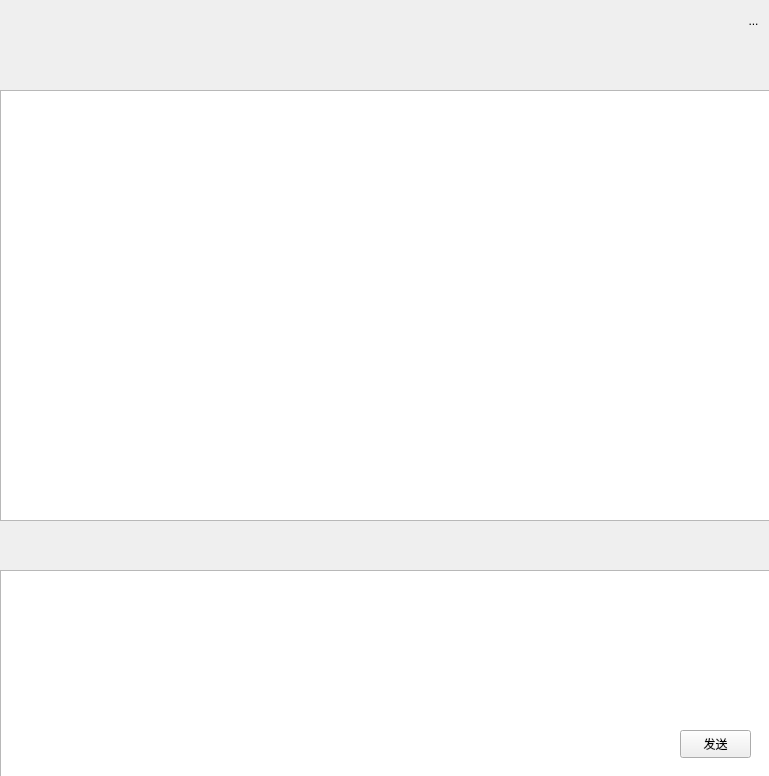
<?xml version="1.0" encoding="UTF-8"?>
<ui version="4.0">
 <class>Form</class>
 <widget class="QWidget" name="Form">
  <property name="geometry">
   <rect>
    <x>0</x>
    <y>0</y>
    <width>769</width>
    <height>776</height>
   </rect>
  </property>
  <property name="windowTitle">
   <string>Form</string>
  </property>
  <widget class="QTextEdit" name="m_textEdt">
   <property name="geometry">
    <rect>
     <x>0</x>
     <y>570</y>
     <width>771</width>
     <height>211</height>
    </rect>
   </property>
  </widget>
  <widget class="QListWidget" name="m_listWgt">
   <property name="geometry">
    <rect>
     <x>0</x>
     <y>90</y>
     <width>771</width>
     <height>431</height>
    </rect>
   </property>
  </widget>
  <widget class="QToolButton" name="s_pic">
   <property name="geometry">
    <rect>
     <x>0</x>
     <y>520</y>
     <width>51</width>
     <height>51</height>
    </rect>
   </property>
   <property name="toolTip">
    <string>发送图片</string>
   </property>
   <property name="text">
    <string/>
   </property>
   <property name="icon">
    <iconset>
     <normaloff>Talker/img/pic.png</normaloff>Talker/img/pic.png</iconset>
   </property>
   <property name="autoRaise">
    <bool>true</bool>
   </property>
  </widget>
  <widget class="QToolButton" name="s_file">
   <property name="geometry">
    <rect>
     <x>50</x>
     <y>520</y>
     <width>51</width>
     <height>51</height>
    </rect>
   </property>
   <property name="toolTip">
    <string>发送文件</string>
   </property>
   <property name="text">
    <string/>
   </property>
   <property name="icon">
    <iconset>
     <normaloff>Talker/img/file.png</normaloff>Talker/img/file.png</iconset>
   </property>
   <property name="autoRaise">
    <bool>true</bool>
   </property>
  </widget>
  <widget class="QPushButton" name="m_submitBtn">
   <property name="geometry">
    <rect>
     <x>680</x>
     <y>730</y>
     <width>71</width>
     <height>28</height>
    </rect>
   </property>
   <property name="toolTip">
    <string>发送</string>
   </property>
   <property name="text">
    <string>发送</string>
   </property>
  </widget>
  <widget class="QLabel" name="lblHead">
   <property name="geometry">
    <rect>
     <x>20</x>
     <y>10</y>
     <width>60</width>
     <height>60</height>
    </rect>
   </property>
   <property name="font">
    <font>
     <family>黑体</family>
    </font>
   </property>
   <property name="frameShape">
    <enum>QFrame::NoFrame</enum>
   </property>
   <property name="text">
    <string/>
   </property>
   <property name="scaledContents">
    <bool>true</bool>
   </property>
  </widget>
  <widget class="QLabel" name="lblName">
   <property name="geometry">
    <rect>
     <x>110</x>
     <y>10</y>
     <width>151</width>
     <height>31</height>
    </rect>
   </property>
   <property name="font">
    <font>
     <family>黑体</family>
     <pointsize>11</pointsize>
    </font>
   </property>
   <property name="text">
    <string/>
   </property>
  </widget>
  <widget class="QLabel" name="lblId">
   <property name="geometry">
    <rect>
     <x>110</x>
     <y>40</y>
     <width>151</width>
     <height>31</height>
    </rect>
   </property>
   <property name="font">
    <font>
     <family>黑体</family>
    </font>
   </property>
   <property name="text">
    <string/>
   </property>
   <property name="textInteractionFlags">
    <set>Qt::LinksAccessibleByMouse</set>
   </property>
  </widget>
  <widget class="QToolButton" name="closeBt">
   <property name="geometry">
    <rect>
     <x>730</x>
     <y>0</y>
     <width>47</width>
     <height>41</height>
    </rect>
   </property>
   <property name="toolTip">
    <string>关闭</string>
   </property>
   <property name="text">
    <string>...</string>
   </property>
   <property name="icon">
    <iconset>
     <normaloff>Talker/img/wclose.png</normaloff>Talker/img/wclose.png</iconset>
   </property>
   <property name="autoRaise">
    <bool>true</bool>
   </property>
  </widget>
  <widget class="QToolButton" name="minBt">
   <property name="geometry">
    <rect>
     <x>690</x>
     <y>0</y>
     <width>47</width>
     <height>41</height>
    </rect>
   </property>
   <property name="toolTip">
    <string>最小化</string>
   </property>
   <property name="text">
    <string/>
   </property>
   <property name="icon">
    <iconset>
     <normaloff>Talker/img/min.png</normaloff>Talker/img/min.png</iconset>
   </property>
   <property name="autoRaise">
    <bool>true</bool>
   </property>
  </widget>
 </widget>
 <resources/>
 <connections/>
</ui>
